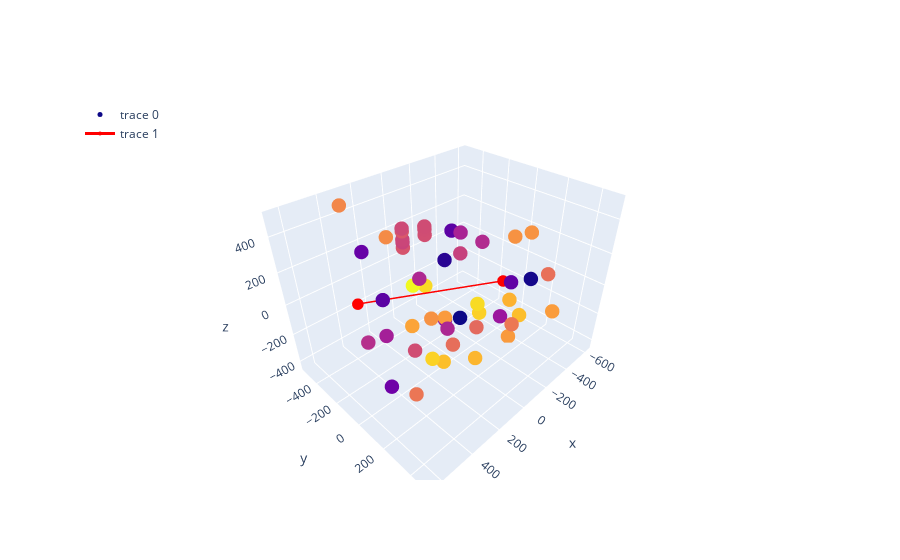

Notebook code cell kept with this figure:
### Markdown cell above
## Make interactive chart with particle trace

### Code cell
import plotly.graph_objects as go

fig1 = px.scatter_3d(event_24_df, x='x', y='y', z='z', color="time", opacity=0.5)
fig1.update_traces(marker_size=3)
fig2 = px.line_3d(line[:,0], line[:,1], line[:,2])


fig3 = go.Figure(data = [
        go.Scatter3d(
            x=event_24_df['x'].to_numpy(), y=event_24_df['y'].to_numpy(), z=event_24_df['z'].to_numpy(),
            mode='markers',
            marker=dict(size=5, color=event_24_df['time'].to_numpy(), opacity=1),
            name="Detected"
        ),
        go.Scatter3d(
            x=line[:,0], y=line[:,1], z=line[:,2],
            marker=dict(
                size=4,
                color='red',
            ),
            line=dict(
                color='red',
                width=3
            ),
            name="Predicted"
        )
    ],
    
    )
# Add a legend
fig3.update_layout(showlegend=True, legend=dict(x=0, y=1))

fig3.show()

### Figure 1 — Plotly figure (JSON) as saved in the notebook; plotly's stock layout.template omitted (floating-point values rounded to 4 significant figures)
{"data": [{"marker": {"color": [5928, 6115, 6492, 14523, 6665, 8054, 8124, 8284, 8478, 8572, 15653, 8680, 8723, 15967, 8747, 9868, 9976, 16283, 10259, 10642, 10848, 10973, 17755, 11023, 11085, 11217, 11416, 12201, 12339, 12206, 12227, 12377, 12436, 12213, 12571, 17172, 12607, 12723, 12773, 12773, 12818, 13081, 13262, 14001, 14205, 14283, 14600, 15209, 15343, 15602, 15634, 15922, 16015, 16768, 16884, 17196, 17812, 18053, 18095, 18102, 19031], "opacity": 1, "size": 5}, "mode": "markers", "type": "scatter3d", "x": [303.4, -145.4, 505.3, 505.3, -9.68, 576.4, -290.7, -526.6, 500.4, -313.6, -313.6, -9.68, -9.68, -9.68, 576.4, -9.68, 505.3, 505.3, -234.9, 576.4, -245.7, -324.4, -324.4, 257.3, 125.0, -324.4, 443.4, 35.54, 35.54, 35.54, 35.54, 35.54, 35.54, -245.7, -481.6, -481.6, 35.54, -43.27, -43.27, 292.9, -43.27, 35.54, 35.54, 11.87, 41.6, -101.1, -190.0, 361, 158.9, 382.4, -526.6, -358.4, -224.1, -526.6, 11.87, 106.9, 382.4, -256.1, 11.87, 11.87, -132.8], "y": [335.6, 374.2, 257.9, 257.9, -79.5, 170.9, -307.4, -15.6, -58.45, 237.4, 237.4, -79.5, -79.5, -79.5, 170.9, -79.5, 257.9, 257.9, 140.4, 170.9, -190.5, -93.43, -93.43, 211.7, -131.2, -93.43, -194.3, -364.8, -364.8, -364.8, -364.8, -364.8, -364.8, -190.5, 101.4, 101.4, -364.8, -267.5, -267.5, 5.2, -267.5, -364.8, -364.8, 179.2, 35.49, 490.2, 257.4, -422.8, -345.2, 238.9, -15.6, 120.6, 470.9, -15.6, 179.2, 27.09, 238.9, -521.1, 179.2, 179.2, -501.4], "z": [206.6, 212.7, -174.6, -174.6, 181, 357.9, 163.6, -178.2, 450.8, 348.0, 348.0, -205.5, -205.5, -205.5, -135.7, -219.5, 233.9, 233.9, -197.8, 170.7, 212.1, -350.9, -350.9, 44.86, 102.2, 159.7, -181.2, 191.3, 191.3, 208.4, 208.4, 208.4, 208.4, 75.96, -349.0, -349.0, 276.4, 295.9, 278.9, -206.4, 244.8, 157.3, 259.4, -110.4, -305.1, 314.3, -162.2, 499.5, 278.6, 192.2, 145.2, -438.1, 25.84, -314.3, -331.7, -399.1, -46.12, -321.0, 42.78, 42.78, -248.8]}, {"line": {"color": "red", "width": 3}, "marker": {"color": "red", "size": 4}, "type": "scatter3d", "x": [-617.2, 641.0], "y": [-146.9, 88.31], "z": [-275.1, 327.9]}], "layout": {"legend": {"x": 0, "y": 1}, "showlegend": true}}
